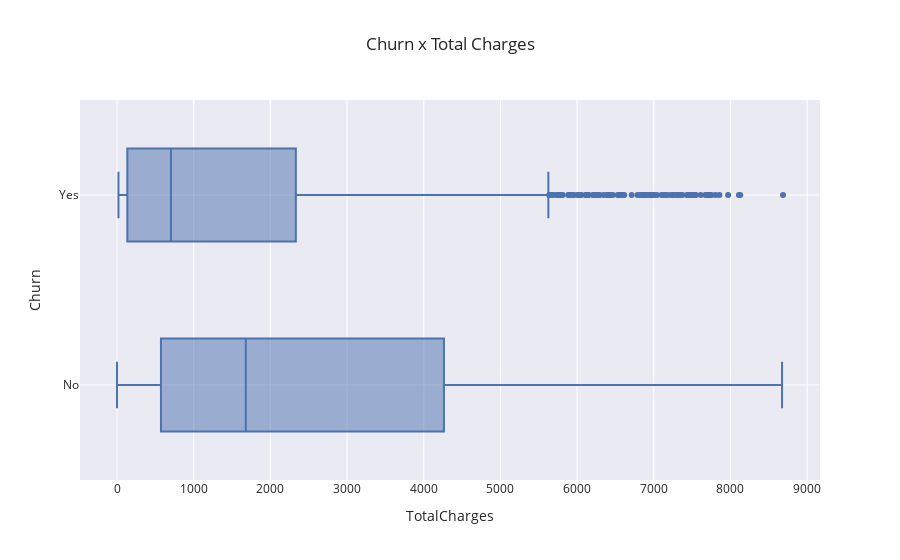

Notebook source saved alongside this figure:
### Markdown cell above
Now, this is **some interesting** information!<br><br>
Through the boxplot above, it's clear to see that customers who leave are those who pay more monthly for their services! <br><br>
Averagely, the monthly cost for these clients was 21.31% higher than the average cost for clients who stayed in the company! Even among the clients who paid less, the ones who left the company still paid 124% more than those who stayed.

### Code cell
# Statistics on churn x total charges
print(df.groupby('Churn').TotalCharges.describe().round(0))
# Visualizing how churn interacts with total charges
fig = px.box(df, x = 'TotalCharges', y = 'Churn', template = 'seaborn',
            title = 'Churn x Total Charges')
fig.show()

### Figure 1 — Plotly figure (JSON) as saved in the notebook; plotly's stock layout.template omitted (floating-point values rounded to 4 significant figures; data arrays with more than 128 entries replaced by an {"elided": "..."} marker saying what was removed)
{"data": [{"alignmentgroup": "True", "hovertemplate": "TotalCharges=%{x}<br>Churn=%{y}<extra></extra>", "legendgroup": "", "marker": {"color": "rgb(76,114,176)"}, "name": "", "notched": false, "offsetgroup": "", "orientation": "h", "showlegend": false, "type": "box", "x": {"elided": "7043 float values"}, "x0": " ", "xaxis": "x", "y": {"elided": "7043 str values"}, "y0": " ", "yaxis": "y"}], "layout": {"boxmode": "group", "legend": {"tracegroupgap": 0}, "title": {"text": "Churn x Total Charges"}, "xaxis": {"anchor": "y", "domain": [0, 1], "title": {"text": "TotalCharges"}}, "yaxis": {"anchor": "x", "domain": [0, 1], "title": {"text": "Churn"}}}}
